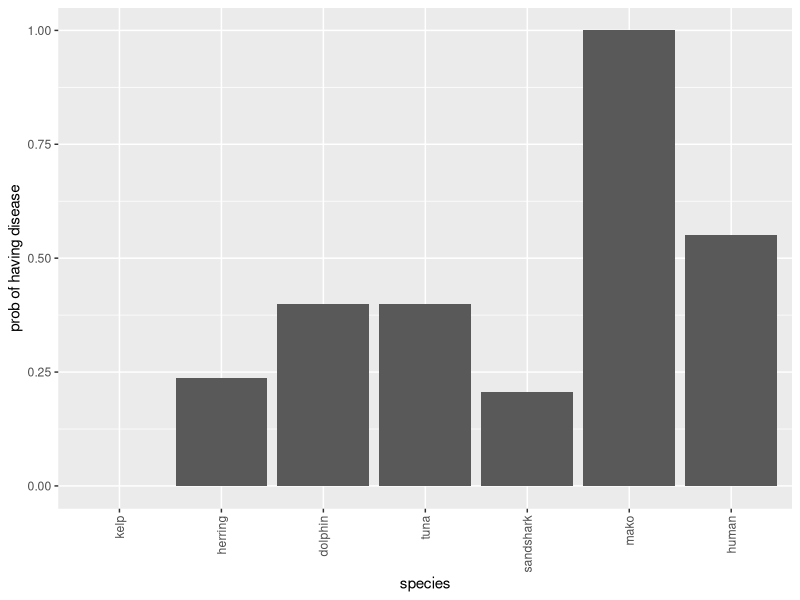
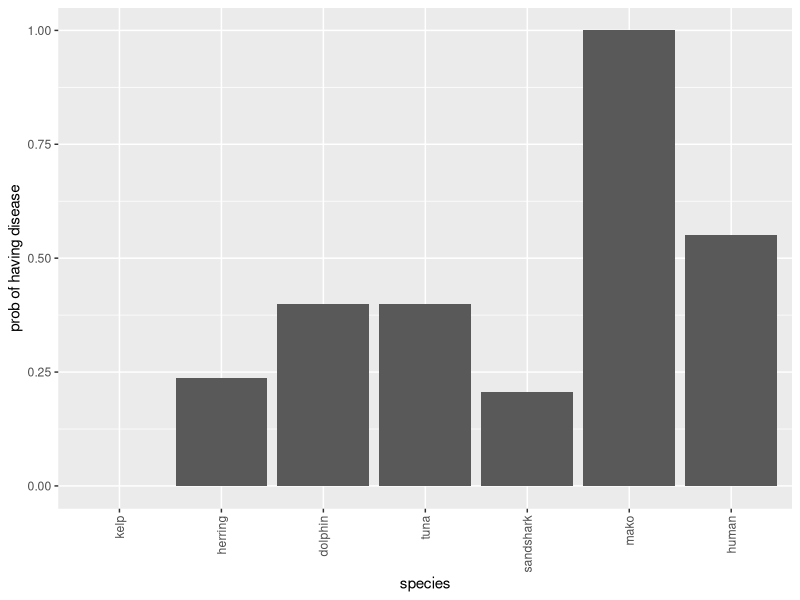

The R script that drew these images, in order:
# Code for foodweb problem

library(tidyverse)
library(here)

# This script can carry out inference in two ways -- by enumerating the entire
# hypothesis space, or by sampling. Set the inference method here

inferencemethod <- "enumerate"
#inferencemethod <- "sample"

# specify observations here.  Unlike the number game code, here we use 1 and 2
# to indicate FALSE and TRUE respectively

# Specify that kelp does not have the disease, but makos do
obs <- list(kelp = 1, mako = 2)

#-------------------------------------------------------------------------------
# Set up the structure of the Bayes net along with functions for computing the prior and likelihood

speciesnames <- c("kelp", "herring", "dolphin", "tuna", "sandshark", "mako", "human")

b <- 0.1 # base rate
t <- 0.5 # transmission rate

# set up noisy-OR CPDs

zerop <- c(1-b,b)
onep  <- structure(.Data = c(1-b,(1-t)*(1-b),b,1 - (1-t)*(1-b)), .Dim = c(2,2))
twop  <- structure(.Data = c( 1-b, 
                             (1-t)*(1-b), 
                             (1-t)*(1-b), 
                             (1-t)*(1-t)*(1-b), 
                              b, 
                              1-(1-t)*(1-b), 
                              1-(1-t)*(1-b), 
                              1-(1-t)*(1-t)*(1-b)),  .Dim = c(2,2,2))
cpds <- list( kelp=zerop, 
              herring=onep, 
              dolphin=onep,
              tuna=onep,
              sandshark=onep,
              mako=twop,
              human=onep )

# function that computes the probability of hypothesis H, which specifies a
# value for each species in the foodweb 

p_h <- function(h) {
  prob = cpds$kelp[h$kelp] *
    cpds$herring[h$kelp,h$herring] *
    cpds$dolphin[h$herring,h$dolphin] *
    cpds$tuna[h$herring,h$tuna] *
    cpds$sandshark[h$herring,h$sandshark] *
    cpds$mako[h$dolphin,h$tuna,h$mako] *
    cpds$human[h$mako,h$human] 

  return(prob)
}

# Compute likelihood p(obs|h) assuming weak sampling
p_obs_given_h <- function(obs, h) {
  likelihood <- 1
  for (l in labels(obs)) {
    if (obs[l] != h[l]) {
      likelihood <-  0
    }
  }
  return(likelihood)
}

# define function for plotting generalizations across the foodweb. For today's
# session don't worry about the details here.

makeplot <- function(gen, plotname) {
    genplot <- gather(gen)
    genplot <- genplot %>%
       mutate(species = factor(key, levels=speciesnames), gen=value) 

    pic <- genplot %>%
       ggplot(aes(x=species, y=value)) +
       scale_y_continuous(lim=c(0,1)) +  
       geom_col() + 
       theme(axis.text.x = element_text(angle = 90, hjust = 1, vjust = 0.5)) +
       xlab("species") +
       ylab("prob of having disease") 

    plot(pic)
    ggsave(here("output",plotname), plot = pic, width=5, height=2)

}

if (inferencemethod == "enumerate") {
#-------------------------------------------------------------------------------
# 1. Inference by enumerating the entire hypothesis space.

# create full hypothesis space. Remember that 1 and 2 indicate FALSE and TRUE
# respectively

n <-  length(speciesnames)
hs <-  expand.grid(replicate(n, 1:2, simplify = FALSE))
colnames(hs) <- speciesnames
hs <- as.tibble(hs)
nH <- nrow(hs)


hs$prior = NA
hs$likelihood = NA

# set up prior and likelihood

for (i in 1:nH) {
  hs$prior[i] <- p_h(hs[i,])
  hs$likelihood[i] <- p_obs_given_h(obs, hs[i,])
}

# compute posterior
hs$posterior <- hs$prior* hs$likelihood
# "normalise" the posterior so that it sums to 1
hs$posterior <- hs$posterior / sum( hs$posterior ) 

# compute posterior predictive distribution: ie generalizations for each species in the foodweb

gen <- hs[1,]
for( animalname  in speciesnames ) {
    consistentHypotheses <- as.logical(hs[[animalname]]-1)
    gen[animalname] <- sum( hs$posterior[consistentHypotheses] ) 
}

# plot generalizations across the food web 
makeplot(gen[1:n], "foodweb_enumerate.pdf")
}

if (inferencemethod == "sample") {
#-------------------------------------------------------------------------------
# 2. Inference by naive sampling

# Sample a hypothesis from the prior

sample_h <- function() {
  tfvals <- c(1,2)
  h <- list()
  h$kelp <- sample(tfvals, 1, prob=cpds$kelp)   
  h$herring <- sample(tfvals, 1, prob=cpds$herring[h$kelp,])   
  h$dolphin <- sample(tfvals, 1, prob=cpds$dolphin[h$herring,])   
  h$tuna <- sample(tfvals, 1, prob=cpds$tuna[h$herring,])   
  h$sandshark <- sample(tfvals, 1, prob=cpds$sandshark[h$herring,])   
  h$mako <- sample(tfvals, 1, prob=cpds$mako[h$dolphin,h$tuna,])   
  h$human <- sample(tfvals, 1, prob=cpds$human[h$mako,])   

  return(h)
}


nsample <- 1000
samples <- data.frame((matrix(NA, nrow = nsample, ncol = n)))
colnames(samples) <- speciesnames
samples <- as.tibble(samples)
for (i in 1:nsample) {
  samples[i,] <- sample_h()
}

samples$consistent <- NA

# compute whether each sample is consistent with the observations
for (i in 1:nsample) {
  samples$consistent[i] <- p_obs_given_h(obs, samples[i,])
}

consistentHypotheses <- as.logical(samples$consistent)
consistentsamples <- samples[consistentHypotheses,1:n]
gen <- samples[1,]
for( animalname  in speciesnames ) {
    # for each species compute the proportion of consistent samples for which
    # it takes value TRUE
    gen[animalname] <- mean( consistentsamples[[animalname]] ) - 1 
    # NB: we need to subtract 1 from the mean because we're using 1 and 2 for TRUE and FALSE instead of 0 and 1
}

makeplot(gen[1:n], "foodweb_sample.pdf")
}


